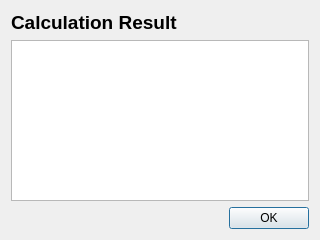
<?xml version="1.0" encoding="UTF-8"?>
<ui version="4.0">
 <class>Dialog</class>
 <widget class="QDialog" name="Dialog">
  <property name="geometry">
   <rect>
    <x>0</x>
    <y>0</y>
    <width>320</width>
    <height>240</height>
   </rect>
  </property>
  <property name="windowTitle">
   <string>Result</string>
  </property>
  <property name="windowIcon">
   <iconset resource="ResultResource.qrc">
    <normaloff>:/icon/src/gordon-johnson.with-permission.webp</normaloff>:/icon/src/gordon-johnson.with-permission.webp</iconset>
  </property>
  <layout class="QVBoxLayout" name="verticalLayout">
   <item>
    <widget class="QLabel" name="label">
     <property name="font">
      <font>
       <pointsize>14</pointsize>
       <bold>true</bold>
      </font>
     </property>
     <property name="text">
      <string>Calculation Result</string>
     </property>
    </widget>
   </item>
   <item>
    <widget class="QTextBrowser" name="textBrowser"/>
   </item>
   <item>
    <widget class="QDialogButtonBox" name="buttonBox">
     <property name="orientation">
      <enum>Qt::Horizontal</enum>
     </property>
     <property name="standardButtons">
      <set>QDialogButtonBox::Ok</set>
     </property>
    </widget>
   </item>
  </layout>
 </widget>
 <resources>
  <include location="ResultResource.qrc"/>
 </resources>
 <connections>
  <connection>
   <sender>buttonBox</sender>
   <signal>accepted()</signal>
   <receiver>Dialog</receiver>
   <slot>accept()</slot>
   <hints>
    <hint type="sourcelabel">
     <x>248</x>
     <y>254</y>
    </hint>
    <hint type="destinationlabel">
     <x>157</x>
     <y>274</y>
    </hint>
   </hints>
  </connection>
  <connection>
   <sender>buttonBox</sender>
   <signal>rejected()</signal>
   <receiver>Dialog</receiver>
   <slot>reject()</slot>
   <hints>
    <hint type="sourcelabel">
     <x>316</x>
     <y>260</y>
    </hint>
    <hint type="destinationlabel">
     <x>286</x>
     <y>274</y>
    </hint>
   </hints>
  </connection>
 </connections>
</ui>
